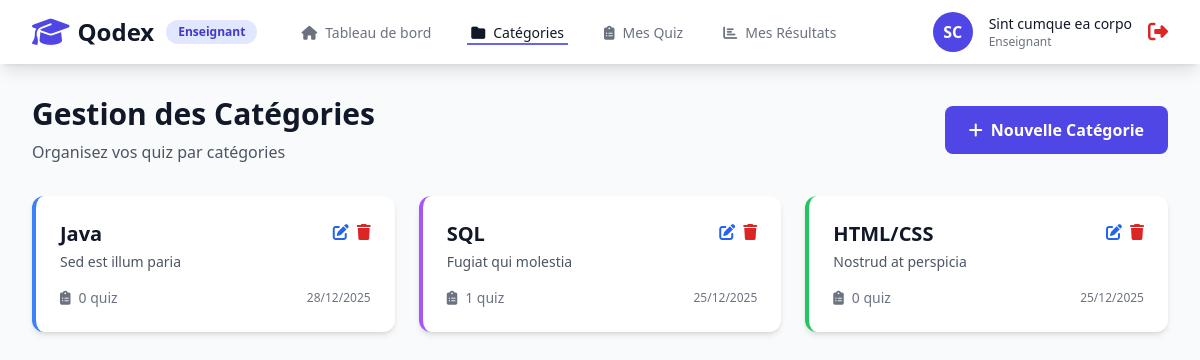
/pages/teacher/categories.php (signed in), run on the app's committed database.
### tables this page shows
CREATE TABLE `categories` (
  `id` int NOT NULL,
  `nom` varchar(100) NOT NULL,
  `description` text,
  `created_by` int NOT NULL,
  `created_at` timestamp NULL DEFAULT CURRENT_TIMESTAMP,
  `updated_at` timestamp NULL DEFAULT CURRENT_TIMESTAMP ON UPDATE CURRENT_TIMESTAMP
);

### classes/Security.php (called while the page is built, shortened)
<?php
class Security {
    public static function generateCSRFToken() {
        return $_SESSION['csrf_token'];
    }
}

### classes/Database.php (called while the page is built, shortened)
<?php
class Database {
    private static $instance = null;
    private $connection;
    private function __construct() {
        try {
            $dsn = "mysql:host=" . DB_HOST . ";dbname=" . DB_NAME . ";charset=" . DB_CHARSET;
            $options = [
                PDO::ATTR_ERRMODE => PDO::ERRMODE_EXCEPTION,
                PDO::ATTR_DEFAULT_FETCH_MODE => PDO::FETCH_ASSOC,
                PDO::ATTR_EMULATE_PREPARES => false,
            ];
            $this->connection = new PDO($dsn, DB_USER, DB_PASS, $options);
        } catch (PDOException $e) {
            die("Erreur de connexion : " . $e->getMessage());
        }
    }
    public static function getInstance() {
        if (self::$instance === null) {
            self::$instance = new self();
        }
        return self::$instance;
    }
    public function query($sql, $params = []) {
        $stmt = $this->connection->prepare($sql);
        $stmt->execute($params);
        return $stmt;
    }
}

### classes/Category.php (called while the page is built, shortened)
<?php
class Category {
    private $db;
    public function __construct() {
        $this->db = Database::getInstance();
    }
    public function getAllByTeacher($teacherId) {
        $sql = "SELECT c.*,
                       COUNT(DISTINCT q.id) as quiz_count
                FROM categories c
                LEFT JOIN quiz q ON c.id = q.categorie_id
                WHERE c.created_by = ?
                GROUP BY c.id
                ORDER BY c.created_at DESC";
        $result = $this->db->query($sql, [$teacherId]);
        return $result->fetchAll();
    }
}

### pages/teacher/categories.php (the view, shortened to what this page needs)
<?php
require_once '../../config/database.php';
require_once '../../classes/Database.php';
require_once '../../classes/Security.php';
require_once '../../classes/Category.php';
$currentPage = 'categories';
$teacherId = $_SESSION['user_id'];
$userName = $_SESSION['user_nom'];
$categoryObj = new Category();
$categories = $categoryObj->getAllByTeacher($teacherId);
?>
<?php include '../partials/header.php'; ?>
<?php include '../partials/nav_teacher.php'; ?>
<div class="pt-16">
    <div class="max-w-7xl mx-auto px-4 sm:px-6 lg:px-8 py-8">
        <div class="flex justify-between items-center mb-8">
            <div>
                <h2 class="text-3xl font-bold text-gray-900">Gestion des Catégories</h2>
                <p class="text-gray-600 mt-2">Organisez vos quiz par catégories</p>
            </div>
            <button onclick="openModal()" class="bg-indigo-600 text-white px-6 py-3 rounded-lg font-semibold hover:bg-indigo-700 transition">
                <i class="fas fa-plus mr-2"></i>Nouvelle Catégorie
            </button>
        </div>
        <?php if (empty($categories)): ?>
            <div class="bg-white rounded-xl shadow-md p-8 text-center">
                <i class="fas fa-folder-open text-6xl text-gray-300 mb-4"></i>
                <h3 class="text-xl font-bold text-gray-900 mb-2">Aucune catégorie</h3>
                <p class="text-gray-600 mb-6">Créez votre première catégorie pour organiser vos quiz</p>
                <button onclick="openModal()" class="bg-indigo-600 text-white px-6 py-3 rounded-lg font-semibold hover:bg-indigo-700 transition">
                    <i class="fas fa-plus mr-2"></i>Créer une Catégorie
                </button>
            </div>
        <?php else: ?>
            <div class="grid grid-cols-1 md:grid-cols-3 gap-6">
                <?php
                $colors = ['blue', 'purple', 'green', 'red', 'yellow', 'pink', 'indigo', 'teal'];
                foreach ($categories as $index => $category):
                    $color = $colors[$index % count($colors)];
                ?>
                    <div class="bg-white rounded-xl shadow-md p-6 border-l-4 border-<?= $color ?>-500">
                        <div class="flex justify-between items-start mb-4">
                            <div>
                                <h3 class="text-xl font-bold text-gray-900"><?= htmlspecialchars($category['nom']) ?></h3>
                                <p class="text-gray-600 text-sm mt-1"><?= htmlspecialchars($category['description']) ?></p>
                            </div>
                            <div class="flex gap-2">
                                <a href="category_edit.php?id=<?= $category['id'] ?>" class="text-blue-600 hover:text-blue-700">
                                    <i class="fas fa-edit"></i>
                                </a>
                                <a href="../../actions/category_delete.php?id=<?= $category['id'] ?>&token=<?= Security::generateCSRFToken() ?>"
                                   onclick="return confirm('Êtes-vous sûr de vouloir supprimer cette catégorie ?')"
                                   class="text-red-600 hover:text-red-700">
                                    <i class="fas fa-trash"></i>
                                </a>
                            </div>
                        </div>
                        <div class="flex items-center justify-between text-sm">
                            <span class="text-gray-500"><i class="fas fa-clipboard-list mr-2"></i><?= $category['quiz_count'] ?> quiz</span>
                            <span class="text-gray-500 text-xs"><?= date('d/m/Y', strtotime($category['created_at'])) ?></span>
                        </div>
                    </div>
                <?php endforeach; ?>
            </div>
        <?php endif; ?>
    </div>
</div>
<?php include '../partials/footer.php'; ?>

### pages/partials/header.php (shortened to what this page needs)
<!DOCTYPE html>
<html lang="fr">
<head>
    <script src="https://cdn.tailwindcss.com"></script>
    <link rel="stylesheet" href="https://cdnjs.cloudflare.com/ajax/libs/font-awesome/6.4.0/css/all.min.css">
</head>
<body class="bg-gray-50">

### pages/partials/nav_teacher.php
<?php
$userName = $userName ?? $_SESSION['user_nom'] ?? 'User';
$initials = strtoupper(substr($userName, 0, 1) . substr(explode(' ', $userName)[1] ?? '', 0, 1));
$basePath = '';
if (strpos($_SERVER['PHP_SELF'], '/teacher/') !== false) {
    $basePath = '../';
}
?>
<nav class="bg-white shadow-lg fixed w-full z-50">
    <div class="max-w-7xl mx-auto px-4 sm:px-6 lg:px-8">
        <div class="flex justify-between h-16">
            <div class="flex items-center">
                <div class="flex-shrink-0 flex items-center">
                    <i class="fas fa-graduation-cap text-3xl text-indigo-600"></i>
                    <span class="ml-2 text-2xl font-bold text-gray-900">Qodex</span>
                    <span class="ml-3 px-3 py-1 bg-indigo-100 text-indigo-700 text-xs font-semibold rounded-full">Enseignant</span>
                </div>
                <div class="hidden md:ml-10 md:flex md:space-x-8">
                    <a href="<?= $basePath ?>teacher/dashboard.php"
                       class="<?= ($currentPage ?? '') === 'dashboard' ? 'border-indigo-500 text-gray-900' : 'border-transparent text-gray-500 hover:border-gray-300 hover:text-gray-700' ?> inline-flex items-center px-1 pt-1 border-b-2 text-sm font-medium">
                        <i class="fas fa-home mr-2"></i>Tableau de bord
                    </a>
                    <a href="<?= $basePath ?>teacher/categories.php"
                       class="<?= ($currentPage ?? '') === 'categories' ? 'border-indigo-500 text-gray-900' : 'border-transparent text-gray-500 hover:border-gray-300 hover:text-gray-700' ?> inline-flex items-center px-1 pt-1 border-b-2 text-sm font-medium">
                        <i class="fas fa-folder mr-2"></i>Catégories
                    </a>
                    <a href="<?= $basePath ?>teacher/quiz.php"
                       class="<?= ($currentPage ?? '') === 'quiz' ? 'border-indigo-500 text-gray-900' : 'border-transparent text-gray-500 hover:border-gray-300 hover:text-gray-700' ?> inline-flex items-center px-1 pt-1 border-b-2 text-sm font-medium">
                        <i class="fas fa-clipboard-list mr-2"></i>Mes Quiz
                    </a>
                    <a href="<?= $basePath ?>teacher/mes_resultats.php"
                       class="<?= ($currentPage ?? '') === 'resultats' ? 'border-indigo-500 text-gray-900' : 'border-transparent text-gray-500 hover:border-gray-300 hover:text-gray-700' ?> inline-flex items-center px-1 pt-1 border-b-2 text-sm font-medium">
                        <i class="fas fa-chart-bar mr-2"></i>Mes Résultats
                    </a>
                </div>
            </div>
            <div class="flex items-center">
                <div class="flex items-center space-x-4">
                    <div class="w-10 h-10 rounded-full bg-indigo-600 flex items-center justify-center text-white font-semibold">
                        <?= $initials ?>
                    </div>
                    <div class="hidden md:block">
                        <div class="text-sm font-medium text-gray-900"><?= htmlspecialchars($userName) ?></div>
                        <div class="text-xs text-gray-500">Enseignant</div>
                    </div>
                    <a href="<?= $basePath ?>auth/logout.php?token=<?= Security::generateCSRFToken() ?>"
                       class="text-red-600 hover:text-red-700" title="Déconnexion">
                        <i class="fas fa-sign-out-alt text-xl"></i>
                    </a>
                </div>
            </div>
        </div>
    </div>
</nav>

### pages/partials/footer.php (shortened to what this page needs)
</body>
</html>

### data on the page
categories: nom "Java", description "Sed est illum paria", quiz_count "0", created_at "28/12/2025"
categories: nom "SQL", description "Fugiat qui molestia", quiz_count "1", created_at "25/12/2025"
categories: nom "HTML/CSS", description "Nostrud at perspicia", quiz_count "0", created_at "25/12/2025"

### other printed values
$initials "SC"
$userName "Sint cumque ea corpo"
